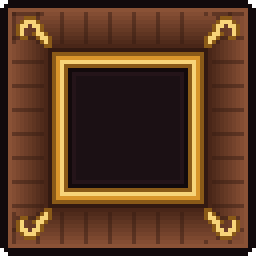
#> input picture com2us-taskbar-hero-client/Assets/Art/UI/Trade/01_Frames_Panels/window_frame.png, 64 x 64 px, found by its file name (shown 4 times larger)
$ python gen_preview.py
#> lines starting #> are read from the running program, lines starting #| are printed output that depends on the picture
### com2us-taskbar-hero-client/Assets/Art/UI/Trade/07_Source/pixkit.py
"""Tiny pixel-art drawing toolkit for authoring 9-slice UI sprites."""
from PIL import Image
import random

def hx(s, a=255):
#> `cv = Image.new('RGBA', (W, H), (0, 0, 0, 0))`: cv: PIL image 344x192 RGBA; every value is 0
    s = s.lstrip('#')
    return (int(s[0:2], 16), int(s[2:4], 16), int(s[4:6], 16), a)

def mix(c1, c2, t):
    return tuple(int(round(c1[i] + (c2[i] - c1[i]) * t)) for i in range(4))

NONE = (0, 0, 0, 0)


class C:
    # [4 lines left out: function __init__, not called in this run]

    def set(self, x, y, c):
        if 0 <= x < self.w and 0 <= y < self.h and c is not None:
            self.p[x, y] = c

    def get(self, x, y):
        return self.p[x, y]

    # [12 lines left out: functions rect, box, not called in this run]

    def hline(self, x0, x1, y, c):
        for x in range(x0, x1 + 1):
            self.set(x, y, c)

    def vline(self, x, y0, y1, c):
        for y in range(y0, y1 + 1):
            self.set(x, y, c)

    # [63 lines left out: functions vgrad, chamfer, noise, tint_all, shift_down, draw_map and 2 more, not called in this run]


def inset_panel(w, h, top, bot, hi, lo, outline, cham=2):
    """Recessed / sunken panel (highlight on bottom-right)."""
    return bevel_panel(w, h, top, bot, lo, hi, outline, cham)


def nine_slice_draw(dst, src_im, border, x, y, w, h):
    """Render a 9-sliced sprite into a PIL image (for preview composition)."""
#> called with border = (20, 20, 20, 20), x = 0, y = 0, w = 344, h = 192
    l, t, r, b = border
#> l = 20; t = 20; r = 20; b = 20
    sw, sh = src_im.size
#> sw = 64; sh = 64
    parts = {
        'tl': (0, 0, l, t), 'tc': (l, 0, sw - r, t), 'tr': (sw - r, 0, sw, t),
        'ml': (0, t, l, sh - b), 'mc': (l, t, sw - r, sh - b), 'mr': (sw - r, t, sw, sh - b),
        'bl': (0, sh - b, l, sh), 'bc': (l, sh - b, sw - r, sh), 'br': (sw - r, sh - b, sw, sh),
    }
    cw, ch = w - l - r, h - t - b
#> cw = 304; ch = 152

    def put(key, px, py, pw, ph):
#> called with key = 'tl', px = 0, py = 0, pw = 20, ph = 20
        if pw <= 0 or ph <= 0:
            return
        piece = src_im.crop(parts[key]).resize((pw, ph), Image.NEAREST)
        dst.alpha_composite(piece, (px, py))

    put('tl', x, y, l, t); put('tc', x + l, y, cw, t); put('tr', x + w - r, y, r, t)
    put('ml', x, y + t, l, ch); put('mc', x + l, y + t, cw, ch); put('mr', x + w - r, y + t, r, ch)
#> call 4 of put, with key = 'ml', px = 0, py = 20, pw = 20, ph = 152
#> in put (call 4), `dst.alpha_composite(piece, (px, py))`:
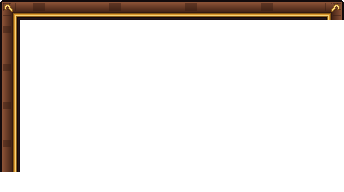
#> dst: PIL image 344x192 RGBA; mean R, G, B, A 14.5, 9.1, 5.2, 38.3; transparent parts drawn white
#> in put (call 5), `piece = src_im.crop(parts[key]).resize((pw, ph), Image.NEAREST)`:
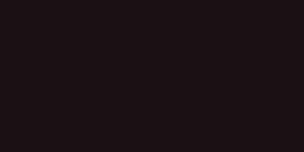
#> piece: PIL image 304x152 RGBA; mean R, G, B, A 27, 16, 20, 255
#> in put (call 6), `dst.alpha_composite(piece, (px, py))`:
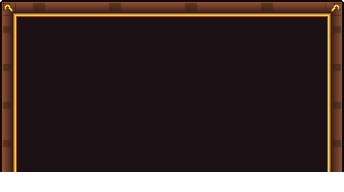
#> dst: PIL image 344x192 RGBA; mean R, G, B, A 37.9, 23.1, 20.8, 228.4; transparent parts drawn white
    put('bl', x, y + h - b, l, b); put('bc', x + l, y + h - b, cw, b); put('br', x + w - r, y + h - b, r, b)
#> in put (call 7), `piece = src_im.crop(parts[key]).resize((pw, ph), Image.NEAREST)`:
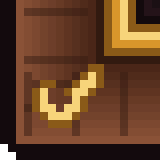
#> piece: PIL image 20x20 RGBA (shown 8 times larger); mean R, G, B, A 100.1, 63.1, 36.3, 253.1; transparent parts drawn white
#> in put (call 8), `piece = src_im.crop(parts[key]).resize((pw, ph), Image.NEAREST)`:
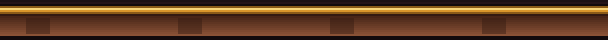
#> piece: PIL image 304x20 RGBA (shown 2 times larger); mean R, G, B, A 96.6, 60.7, 34.4, 255
#> in put (call 8), `dst.alpha_composite(piece, (px, py))`:
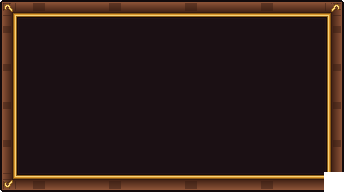
#> dst: PIL image 344x192 RGBA; mean R, G, B, A 47.4, 29.1, 24.1, 253.4; transparent parts drawn white
#> in put (call 9), `piece = src_im.crop(parts[key]).resize((pw, ph), Image.NEAREST)`:
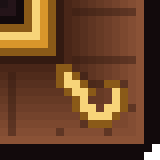
#> piece: PIL image 20x20 RGBA (shown 8 times larger); mean R, G, B, A 100.7, 63.5, 36.6, 253.1; transparent parts drawn white

### com2us-taskbar-hero-client/Assets/Art/UI/Trade/07_Source/gen_preview.py
"""Compose a full auction-house screen out of the exported sprites (proof of assembly)."""
import os
from PIL import Image
from pixkit import nine_slice_draw, hx
from palette import P

OUT = '/mnt/user-data/outputs/PixelUI_AuctionKit'
D_PREV = OUT + '/00_Preview'
os.makedirs(D_PREV, exist_ok=True)
#> (the run stopped early here; a loop or call above may not have finished)
